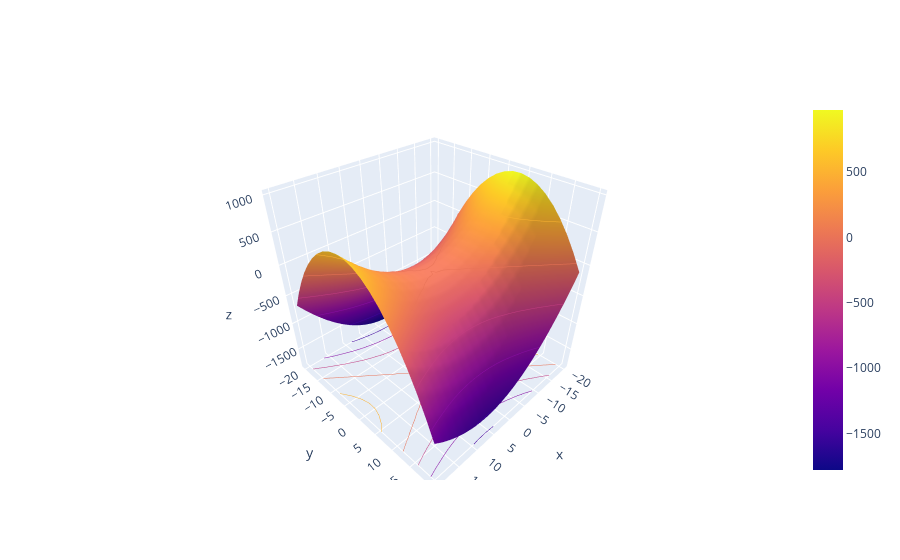

The notebook cell this image was saved under:
### Markdown cell above
$$ f(x, ) = 2x^2 - 4y^2 - xy - 6x - 8y  + 6$$

### Code cell
def f(x, y): return  2*x**2 - 4*y**2 - x*y - 6*x + 8*y  + 6
plot_surface(f)

### Figure 1 — Plotly figure (JSON) as saved in the notebook; plotly's stock layout.template omitted (floating-point values rounded to 4 significant figures; data arrays with more than 128 entries replaced by an {"elided": "..."} marker saying what was removed)
{"data": [{"contours": {"z": {"highlightcolor": "limegreen", "project": {"z": true}, "show": true, "usecolormap": true}}, "type": "surface", "x": {"elided": "21x21 float values"}, "y": {"elided": "21x21 float values"}, "z": {"elided": "21x21 float values"}}], "layout": {}}
